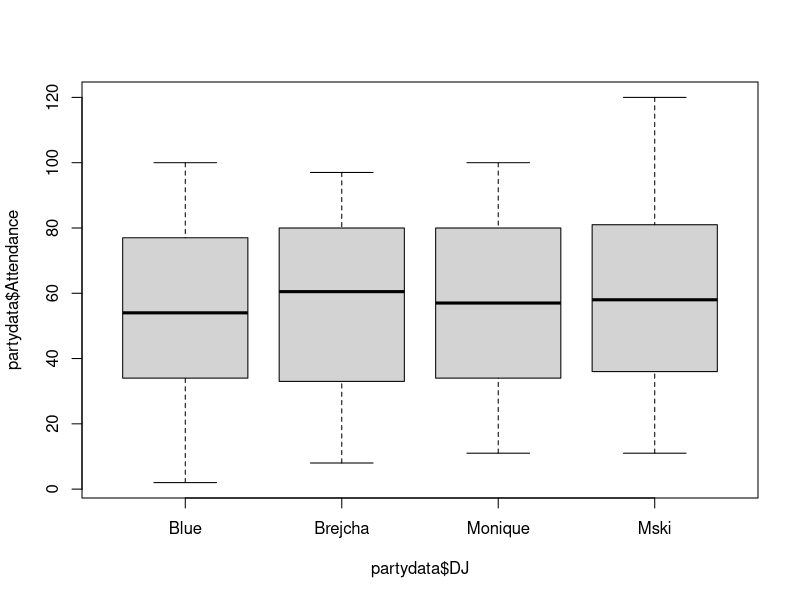
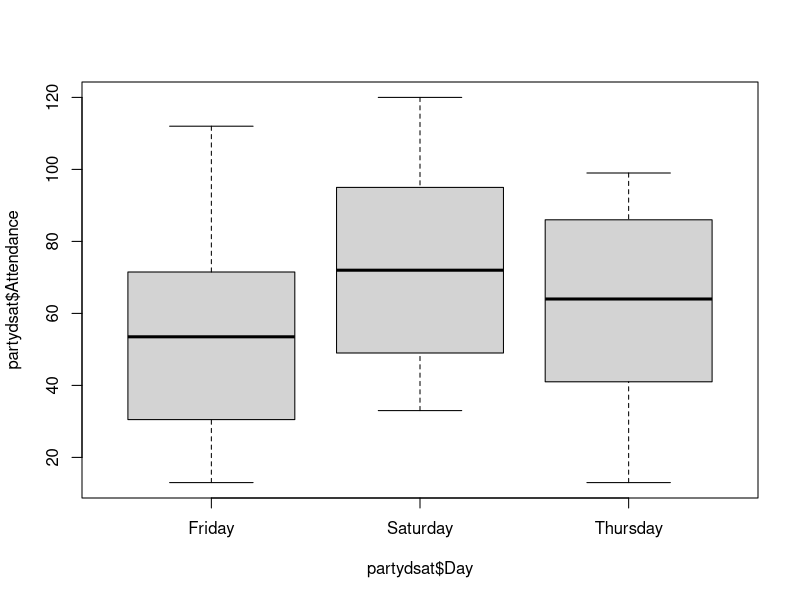
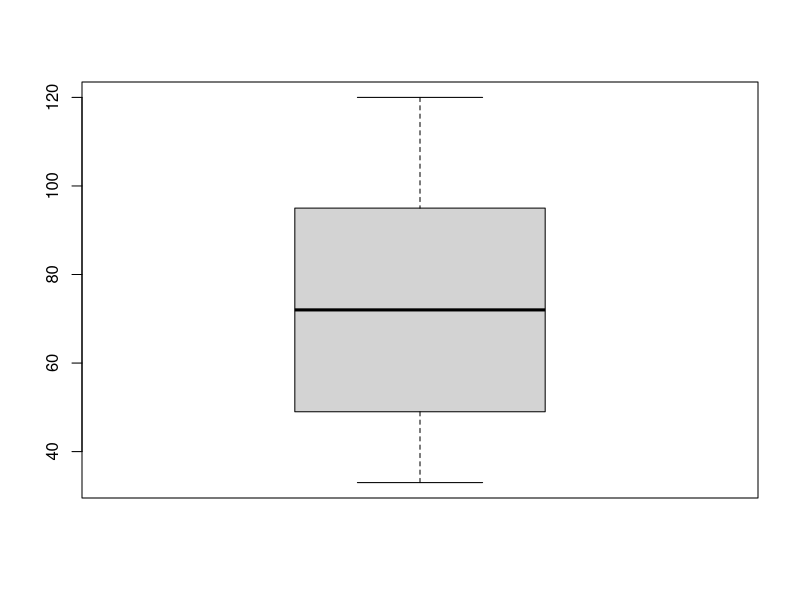
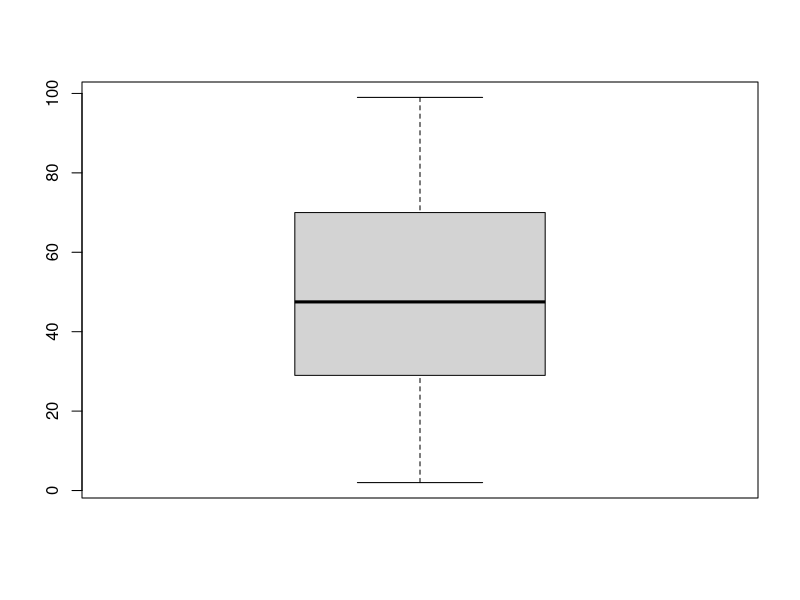

Source code (R) for these figures, in order:
# getwd()
# setwd("C:/Users/sehga/OneDrive/Documents/Recitations")
partydata <- read.csv("partyR.csv")
head(partydata, n = 10)

# str() and summary() help you find levels for categorical(both) and stats for numerical (summary() only)
str(partydata)
summary(partydata)

unique(partydata$Day)
unique(partydata$DJ)
unique(partydata$Music)

# one of our aims is the find how factors like Day, DJ and Music type impact the attendance
# and to find any hidden relationships.
# We can explore freq distributions too with different subset filters using table() to find high or low values.
# like which Djs plays certain music on specific days.


# summary will show you the mean attendance for the entire dataset, on attendance column if passed without filters. 
summary(partydata$Attendance)
# So the mean is ~56


# So lets try table() to see if there are too few or too many values in any column.
table(partydata$Day)
table(partydata$DJ)
table(partydata$Music)
# This also does not tell us much since things are pretty much uniform.

# How do we compare two columns one cat, one numerical?

# tapply() will help us in this case to compare means of attendance 
# for different unique values of Day, DJ, Music.
tapply(partydata$Attendance, partydata$DJ, mean)
tapply(partydata$Attendance, partydata$Music, mean)
tapply(partydata$Attendance, partydata$Day, mean)
# This does not tell us much since there is little variation.

# So lets dig deeper by applying filters.
# trying other filters along with changes in Day attribute.
unique(partydata$Day)
unique(partydata$DJ)
unique(partydata$Music)

# Tell students to try a dfs approach like below, before spreading and trying different days. 
# For eg:
# So lets pick the day filter as Day = Saturday since it has the highest mean attendance
# on running tapply(partydata$Attendance, partydata$Day, mean)
tapply(partydata$Attendance, partydata$Day, mean)
# So now that we have the mean attendance for Day = saturday, we might want to see
# which DJ has the highest mean attendance to understand which filter to try next.
partyd <- partydata[partydata$Day == "Saturday", ]
tapply(partyd$Attendance, partyd$Music, mean)

partyd <- partydata[partydata$Day == "Saturday" & partydata$DJ=="Blue", ]
tapply(partyd$Attendance, partyd$Music, mean)
partyd <- partydata[partydata$Day == "Saturday" & partydata$DJ=="Monique", ]
tapply(partyd$Attendance, partyd$Music, mean)
partyd <- partydata[partydata$Day == "Saturday" & partydata$DJ=="Brejcha", ]
tapply(partyd$Attendance, partyd$Music, mean)
partyd <- partydata[partydata$Day == "Saturday" & partydata$DJ=="Mski", ]
tapply(partyd$Attendance, partyd$Music, mean)

partyd <- partydata[partydata$Day == "Saturday" & partydata$Music=="Jazz", ]
tapply(partyd$Attendance, partyd$DJ, mean)
partyd <- partydata[partydata$Day == "Saturday" & partydata$Music=="Rock", ]
tapply(partyd$Attendance, partyd$DJ, mean)
partyd <- partydata[partydata$Day == "Saturday" & partydata$Music=="Techno", ]
tapply(partyd$Attendance, partyd$DJ, mean)
partyd <- partydata[partydata$Day == "Saturday" & partydata$Music=="HipHop", ]
tapply(partyd$Attendance, partyd$DJ, mean)


# Next we could pick Day = Friday, since it has least mean attendance on running 
tapply(partydata$Attendance, partydata$Day, mean)

# partyd <- partydata[partydata$Day == "Friday", ]
# tapply(partyd$Attendance, partyd$DJ, mean)

partyd <- partydata[partydata$Day == "Friday" & partydata$DJ=="Blue", ]
tapply(partyd$Attendance, partyd$Music, mean)
partyd <- partydata[partydata$Day == "Friday" & partydata$DJ=="Monique", ]
tapply(partyd$Attendance, partyd$Music, mean)
partyd <- partydata[partydata$Day == "Friday" & partydata$DJ=="Brejcha", ]
tapply(partyd$Attendance, partyd$Music, mean)
partyd <- partydata[partydata$Day == "Friday" & partydata$DJ=="Mski", ]
tapply(partyd$Attendance, partyd$Music, mean)

partyd <- partydata[partydata$Day == "Friday" & partydata$Music=="Jazz", ]
tapply(partyd$Attendance, partyd$DJ, mean)
partyd <- partydata[partydata$Day == "Friday" & partydata$Music=="Rock", ]
tapply(partyd$Attendance, partyd$DJ, mean)
partyd <- partydata[partydata$Day == "Friday" & partydata$Music=="Techno", ]
tapply(partyd$Attendance, partyd$DJ, mean)
partyd <- partydata[partydata$Day == "Friday" & partydata$Music=="HipHop", ]
tapply(partyd$Attendance, partyd$DJ, mean)
# try other combinations also and see if anything is interesting.
# remember to compare it to the mean of the total attendance to decide.





partydsat <- partydata[partydata$DJ=="Mski" & partydata$Music=="HipHop", ]
tapply(partydsat$Attendance, partydsat$Day, mean)
boxplot(partydata$Attendance~partydata$DJ)
boxplot(partydsat$Attendance~partydsat$Day)

# Ans is the following with one having higher attendance and the other having lower attendance.
mean(partydata[partydata$Day == "Saturday" & partydata$DJ=="Mski" & partydata$Music=="HipHop", ]$Attendance)
mean(partydata[partydata$Day == "Saturday" & partydata$DJ=="Blue" & partydata$Music=="HipHop", ]$Attendance)
mean(partydata[partydata$Day == "Friday" & partydata$DJ=="Blue" & partydata$Music=="Jazz", ]$Attendance)


# Confirm and visualise with boxplot
# boxplot does not give mean but it is good to see the spread of values in comparison
boxplot(partydata[partydata$Day == "Saturday" & partydata$DJ=="Mski" & partydata$Music=="HipHop", ]$Attendance)
boxplot(partydata[partydata$Day == "Friday" & partydata$DJ=="Blue" & partydata$Music=="Jazz", ]$Attendance)







# Freq anomaly detection
table(partydata$Day)
table(partydata$DJ)
table(partydata$Music)

partydsat <- partydata[partydata$DJ=="Mski", ]
table(partydsat$Day)
table(partydsat$Music)


partydsat <- partydata[partydata$DJ=="Mski", ]
table(partydsat$Day)
table(partydsat$Music)

# One way to find which days certain music is frequent is using table to find distributions.
table(partydsat$Music, partydsat$Day)

# To find which days are more frequent with which Djs for music = hiphop
partydsat <- partydata[partydata$Music=="HipHop", ]
partydsat
table(partydsat$Day, partydsat$DJ)

partydsat <- partydata[partydata$Music=="Techno", ]
table(partydsat$Day, partydsat$DJ)

partydsat <- partydata[partydata$Music=="Jazz", ]
table(partydsat$Day, partydsat$DJ)

partydsat <- partydata[partydata$Music=="Rock", ]
table(partydsat$Day, partydsat$DJ)





